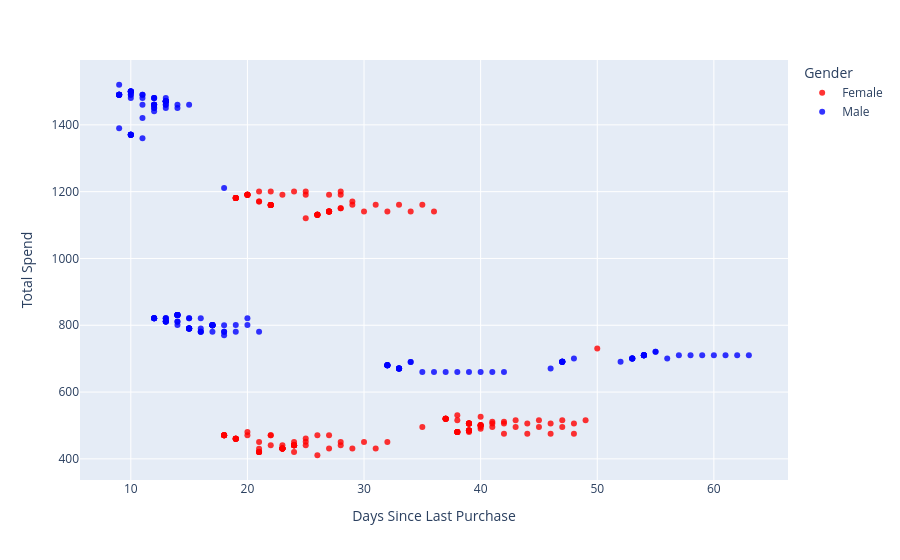

This figure's notebook cell:
### Code cell
fig=px.scatter(df, 
               y='Total Spend', 
               x='Days Since Last Purchase', 
               color='Gender',  
               color_discrete_sequence=['red', 'blue'],          
               opacity=0.8)
fig.show()

### Figure 1 — Plotly figure (JSON) as saved in the notebook; plotly's stock layout.template omitted (floating-point values rounded to 4 significant figures; data arrays with more than 128 entries replaced by an {"elided": "..."} marker saying what was removed)
{"data": [{"hovertemplate": "Gender=Female<br>Days Since Last Purchase=%{x}<br>Total Spend=%{y}<extra></extra>", "legendgroup": "Female", "marker": {"color": "red", "opacity": 0.8, "symbol": "circle"}, "mode": "markers", "name": "Female", "orientation": "v", "showlegend": true, "type": "scatter", "x": {"elided": "175 int values"}, "xaxis": "x", "y": {"elided": "175 float values"}, "yaxis": "y"}, {"hovertemplate": "Gender=Male<br>Days Since Last Purchase=%{x}<br>Total Spend=%{y}<extra></extra>", "legendgroup": "Male", "marker": {"color": "blue", "opacity": 0.8, "symbol": "circle"}, "mode": "markers", "name": "Male", "orientation": "v", "showlegend": true, "type": "scatter", "x": {"elided": "175 int values"}, "xaxis": "x", "y": {"elided": "175 float values"}, "yaxis": "y"}], "layout": {"legend": {"title": {"text": "Gender"}, "tracegroupgap": 0}, "margin": {"t": 60}, "xaxis": {"anchor": "y", "domain": [0, 1], "title": {"text": "Days Since Last Purchase"}}, "yaxis": {"anchor": "x", "domain": [0, 1], "title": {"text": "Total Spend"}}}}
